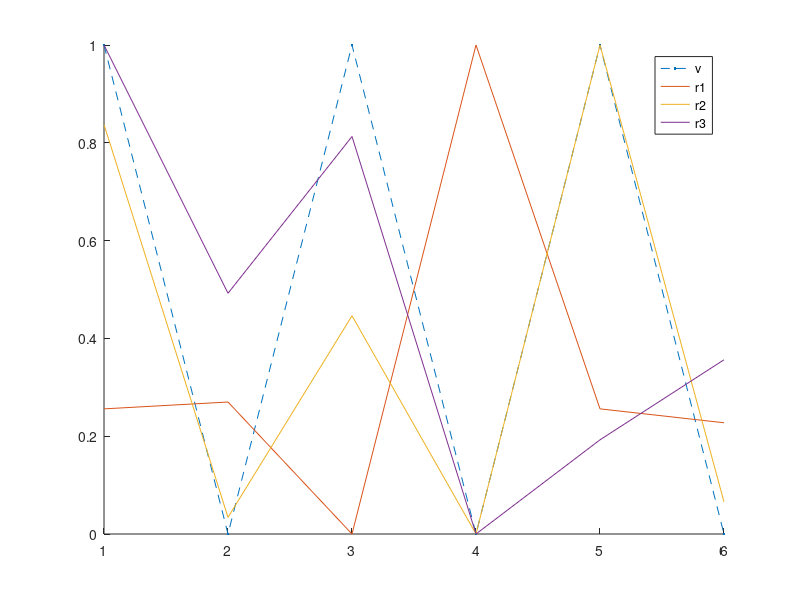
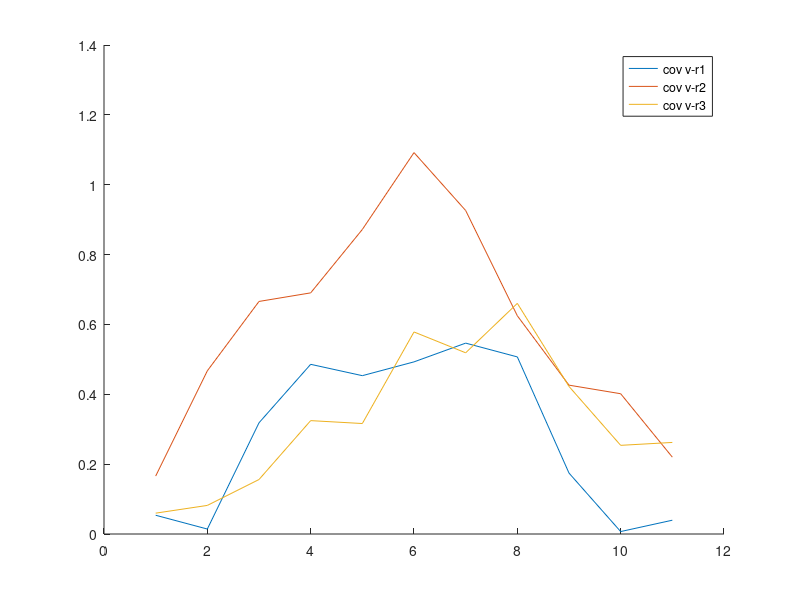

Here is the MATLAB script that generated these plots, in order:
% Aquest  codi calcula covariancia creuada entre un vector v (wm) i diferents
% vectors r (guesses)
clear


v= [1 0 1 0 1 0]; 
r1 = [0.2559    0.2699         0    1.0000    0.2559    0.2275];
r2 = [0.8373    0.0341    0.4463         0    1.0000    0.0656];
r3 = [1.0000    0.4923    0.8129         0    0.1926    0.3563];

figure(1)
hold on
plot(v,".--")
plot(r1)
plot(r2)
plot(r3)
legend("v","r1","r2","r3")
hold off

figure(2)
hold on
plot(abs(xcov(v,r1)))
plot(abs(xcov(v,r2)))
plot(abs(xcov(v,r3)))
legend("cov v-r1","cov v-r2","cov v-r3")
hold off

maxVR1 = max(xcov(v,r1))
maxVR2 = max(xcov(v,r2))
maxVR3 = max(xcov(v,r3))
